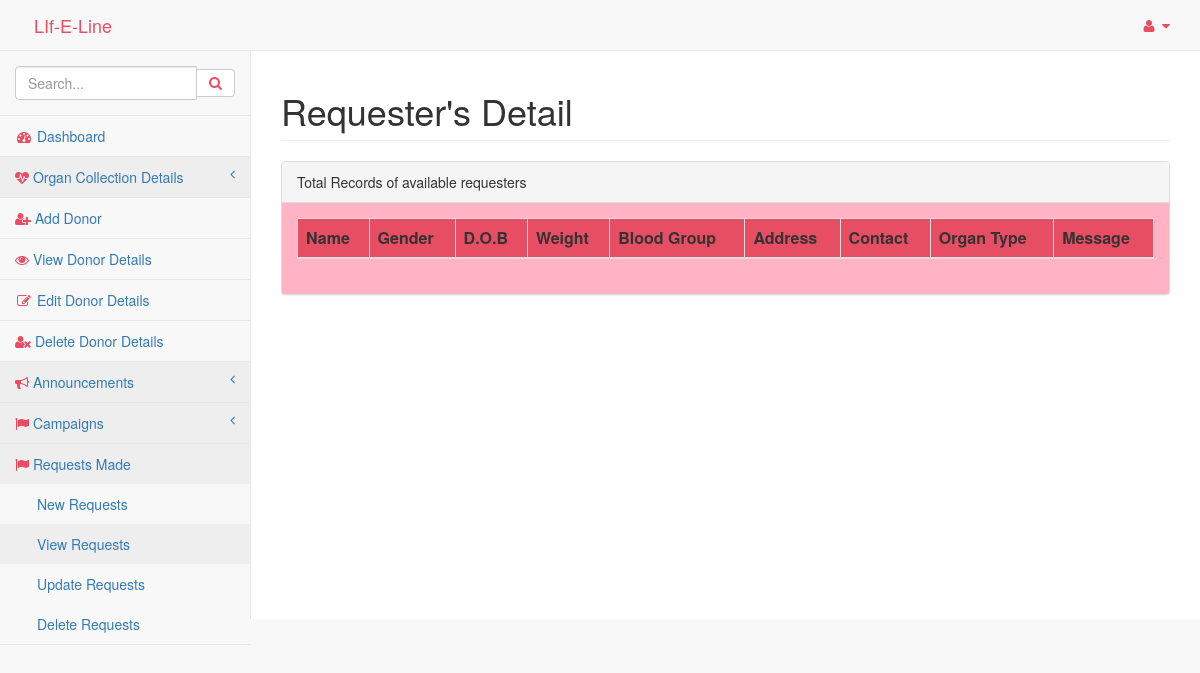
The page /pages/viewrequests.php on the database as committed earlier.
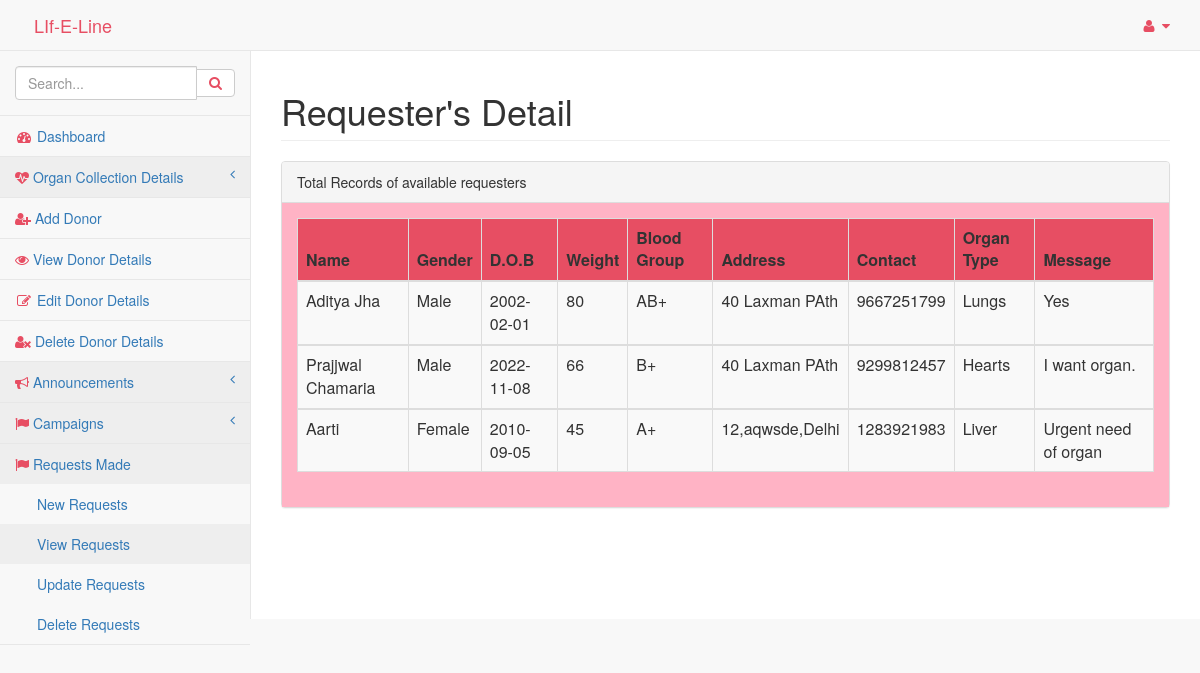
The same page on the database as committed later.
### tables this page shows
CREATE TABLE `organ_requests` (
  `id` int(11) NOT NULL,
  `name` varchar(20) NOT NULL,
  `gender` varchar(20) NOT NULL,
  `dob` date NOT NULL,
  `weight` int(11) NOT NULL,
  `bloodgroup` varchar(3) NOT NULL,
  `address` varchar(20) NOT NULL,
  `contact` varchar(10) NOT NULL,
  `organtype` varchar(15) NOT NULL,
  `message` varchar(250) NOT NULL
);

### pages/viewrequests.php (the view, shortened to what this page needs)
<html>
<head>
<link href="../vendor/bootstrap/css/bootstrap.min.css" rel="stylesheet">
<link href="../vendor/metisMenu/metisMenu.min.css" rel="stylesheet">
<link href="../dist/css/sb-admin-2.css" rel="stylesheet">
<link href="../vendor/font-awesome/css/font-awesome.min.css" rel="stylesheet" type="text/css">
<link rel="stylesheet" href="../icofont/icofont.min.css">
</head>
<body>
<div id="wrapper">
<?php include 'includes/nav.php'?>
<div id="page-wrapper">
<div class="container-fluid">
<div class="row">
<div class=".col-lg-12">
               <h1 class="page-header">Requester's Detail</h1>
                </div>
  </div>
				<div class="row"  >
                        <div class=".col-lg-12">
                            <div class="panel panel-default">
                                <div class="panel-heading">
                                    Total Records of available requesters
                                </div>
								 <div class="panel-body"  style="background-color: rgb(255, 179, 197)">
                                    <div class="table-responsive">
									<table class="table table-striped table-bordered table-hover" id="dataTables-example">
									<?php
						include "dbconnect.php";
						$qry="select * from organ_requests";
						$result=mysqli_query($conn,$qry);
						echo"
						<thead style='background-color:#e74e63'>
						<tr>
							<th>Name</th>
							<th>Gender</th>
							<th>D.O.B</th>
							<th>Weight</th>
							<th>Blood Group</th>
							<th>Address</th>
							<th>Contact</th>
							<th>Organ Type</th>
							<th>Message</th>
						</tr>
						</thead>";
						while($row=mysqli_fetch_array($result)){
						  echo"<tbody>
						  <tr>
						  <td>".$row['name']."</td>
						  <td>".$row['gender']."</td>
						  <td>".$row['dob']."</td>
						  <td>".$row['weight']."</td>
						  <td>".$row['bloodgroup']."</td>
						  <td>".$row['address']."</td>
						  <td>".$row['contact']."</td>
						  <td>".$row['organtype']."</td>
						  <td>".$row['message']."</td>
						</tr>
						</tbody>";
						}
						?>
						</table>
				</div>
				</div>
		</div>
		</div>
		</div>
		</div>
		</div>
</div>
</body>
</html>

### pages/includes/nav.php (shortened to what this page needs)
<nav  class="navbar navbar-default navbar-static-top" role="navigation" style="margin-bottom: 0">
            <div  class="navbar-header">
                <a style="color:#e74e63" class="navbar-brand" href="index.php"><i style="color:#e74e63" class="icofont-heart-beat-alt"></i> LIf-E-Line</a>
            </div>
            <ul  class="nav navbar-top-links navbar-right">
                <li class="dropdown">
                    <a class="dropdown-toggle" data-toggle="dropdown" href="#">
                        <i style="color:#e74e63" class="fa fa-user fa-fw"></i> <i style="color:#e74e63" class="fa fa-caret-down"></i>
                    </a>
                </li>
            </ul>
            <div class="navbar-default sidebar" role="navigation">
                <div class="sidebar-nav navbar-collapse">
                    <ul class="nav" id="side-menu">
                        <li  class="sidebar-search">
                            <div   class="input-group custom-search-form">
                                <input type="text" class="form-control" placeholder="Search...">
                                <span class="input-group-btn">
                                <button class="btn btn-default" type="button">
                                    <i style="color:#e74e63" class="fa fa-search"></i>
                                </button>
                            </span>
                            </div>
                        </li>
                        <li>
                            <a href="index.php"><i style="color:#e74e63" class="fa fa-dashboard fa-fw"></i> Dashboard</a>
                        </li>
                        <li>
                            <a href=""><i style="color:#e74e63" class="fa fa-heartbeat"></i> Organ Collection Details <span class="fa arrow"></span></a>
                        </li>
                        <li>
                            <a href="adddonor.php"><i style="color:#e74e63" class="fa fa-table fa-user-plus"></i> Add Donor</a>
                        </li>
                        <li>
                            <a href="viewdonor.php"><i style="color:#e74e63" class="fa fa-edit fa-eye"></i> View Donor Details</a>
                        </li>
                        <li>
                            <a href="editview.php"><i style="color:#e74e63" class="fa fa-edit fa-fw"></i> Edit Donor Details</a>
                        </li>
                        <li>
                            <a href="deleteview.php"><i style="color:#e74e63" class="fa fa-user-times"></i> Delete Donor Details</a>
                        </li>
                        <li>
                            <a href=""><i style="color:#e74e63" class="fa fa-bullhorn"></i> Announcements <span class="fa arrow"></span></a>
                        </li>
                        <li>
                            <a href=""><i style="color:#e74e63" class="fa fa-flag"></i> Campaigns <span class="fa arrow"></span></a>
                        </li>
                        <li>
                            <a href="viewrequests.php"><i style="color:#e74e63" class="fa fa-flag"></i> Requests Made </a>
                            <ul class="nav nav-second-level">
                                <li>
                                    <a href="adminnewrequests.php">New Requests</a>
                                </li>
                                <li>
                                        <a href="viewrequests.php">View Requests</a>
                                    </li>
                                    <li>
                                        <a href="adminupdaterequest.php">Update Requests</a>
                                    </li>
                                    <li>
                                        <a href="admindeleterequest.php">Delete Requests</a>
                                    </li>
                            </ul>
                        </li>
                    </ul>
                </div>
            </div>
        </nav>

Rows that differ between the two databases and show on the page:
added organ_requests: name "Aditya Jha", gender "Male", dob "2002-02-01", weight "80", bloodgroup "AB+", address "40 Laxman PAth", contact "9667251799", organtype "Lungs", message "Yes"
added organ_requests: name "Prajjwal Chamaria", gender "Male", dob "2022-11-08", weight "66", bloodgroup "B+", address "40 Laxman PAth", contact "9299812457", organtype "Hearts", message "I want organ."
added organ_requests: name "Aarti", gender "Female", dob "2010-09-05", weight "45", bloodgroup "A+", address "12,aqwsde,Delhi", contact "1283921983", organtype "Liver", message "Urgent need of organ"
